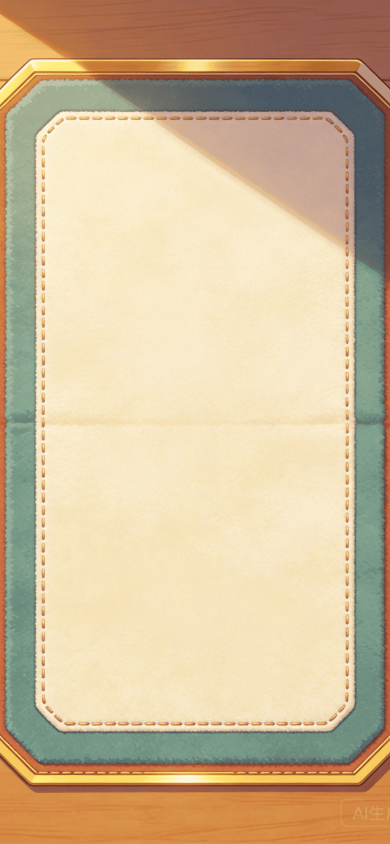
#> input picture minigame/assets/bg_board.png, 780 x 1688 px (shown at 1/2 size)
$ python -i generate_world_tour.py   (imports and definitions only)
#> lines starting #> are read from the running program, lines starting #| are printed output that depends on the picture; after the words box and inside, x2 and y2 are one past the last pixel; in counts of white or black regions, pixels touching at a corner belong together
#!/usr/bin/env python3
"""
《货币图鉴·对对碰》「环游世界」全收集结算 · 8 帧名胜图出图驱动（Seedream / 火山方舟）
===============================================================================
依赖：同目录 volcano_ark.py / base.py；后处理需 Pillow；量化需 pngquant（缺失自动跳过）
前置：必须设置环境变量 ARK_API_KEY

用法：
    export ARK_API_KEY="ark-xxxx"
    python3 generate_world_tour.py --dry-run        # 不调 API，只打印 8 帧 prompt/参数/落盘名 + 模型选择 + 配额 + 水印参数
    python3 generate_world_tour.py                  # 出全部 8 帧，逐帧候选数按 §B.9；按配额/优先级选 5.0 模型
    python3 generate_world_tour.py --only moai      # 只出第 7 帧（也接受 07 / worldtour_07_moai）
    python3 generate_world_tour.py --only moai --candidates 8 --seed 12345
    python3 generate_world_tour.py --install        # 出完后复制到 minigame/assets/remote/worldtour/
    python3 generate_world_tour.py --clean-existing # 对已落盘 worldtour/*.png 重做去水印（零 API 成本）

模型与配额（2026-08-03 起）：
   4.5 当日免费已用满（落盘 8 帧），不再使用；扩展 5.0 两模型，优先级 5.0-pro → 5.0-lite → 4.5。
   每个模型每天 20 张免费额度，持久化到 .quota_state.json（原子落盘）；
   每次请求前选优先级最高且能放下本次 num_images 张的模型，请求成功 used += num_images（按「图」计，非按请求）；
   全部放不下则报错退出，绝不裸调付费额度。
   Seedream 出图右下角「AI生成」平台水印：出图管线与 --clean-existing 均按方案 A 柔边填充去除（先去水印再 pngquant）。

规格来源：design/art/world-tour-assets.md
    §B   逐帧中文 prompt + 禁止项（本文件内的字符串**由脚本从该文档逐字提取生成**，勿手改）
    §B.9 逐帧参数：candidates / detail_level / guidance_scale 三项**逐帧不同**
    §C.2 9:16 直出 1440×2560 → 等比 Lanczos 缩放到 1080×1920，**不裁切**
    §C.3 命名铁律 worldtour_<两位序号>_<slug>.png，序号即播放顺序
    §C.5 postprocess 只缩放；flatten 底色 #1A1614；pngquant --quality 70-90

与 generate_scene_backgrounds.py 的三处**刻意不同**（都不是疏漏）：
  1) 不调 cover_crop —— 9:16 直出与 1080×1920 比例完全一致，裁切纯属损失（§C.5）
  2) flatten 底色由奶油 #F8F5F0 换成暖黑 #1A1614 —— 本批是暗底影片帧（§A.2）
  3) 候选**全部落盘**而非只留第 1 张 —— 本批 3/6/7 帧要 6 候选正是为了人工挑，
     参考脚本 `results[0]` 的写法会把另外 5 张（已付费）直接扔掉。
     产物：worldtour_07_moai.png（= 候选 1，可直接用）+ candidates/worldtour_07_moai_c2..c6.png

合规（§F / world-tour-reward §6）：8 帧均为文化 / 自然地标，无真实钞币、无国旗国徽、
无人物人脸、无文字落款；帧 7 摩艾朝向按史实（背对海，仅一尊侧转面海）为硬约束。
"""
import os
import sys
import json
import shutil
import argparse
import subprocess
from datetime import date
from pathlib import Path

sys.path.insert(0, str(Path(__file__).resolve().parent))
from volcano_ark import (  # noqa: E402
    VolcanoArkGenerator,
    SEEDREAM_45,
    SEEDREAM_50_PRO,
    SEEDREAM_50_LITE,
    BATCH_CAPABLE,
)

# ============ Pillow（后处理 / 去水印必需）============
# 缺失时给出清晰安装指引，而不是让整个脚本在 import 阶段崩溃。
try:
    from PIL import Image, ImageFilter, ImageDraw
    HAVE_PIL = True
except ImportError:
    HAVE_PIL = False
    Image = ImageFilter = ImageDraw = None

SCRIPT_DIR = Path(__file__).resolve().parent
REPO_ROOT = SCRIPT_DIR.parent.parent
# 本地预览目录（§C.4）。build.mjs 已把 assets/remote/ 从 wx 主包排除，上线走 CDN。
INSTALL_DIR = REPO_ROOT / "minigame" / "assets" / "remote" / "worldtour"

SIZE_MAP = {"wt": "9:16"}        # Seedream 直出 1440×2560
TARGET = {"wt": (1080, 1920)}    # 落盘尺寸（等比，零裁切）
STYLE_STRENGTH = 8               # §B.9 全批统一
FLATTEN_BG = (0x1A, 0x16, 0x14)  # §A.2 暖黑底
PNGQUANT_QUALITY = "70-90"       # §C.2
SIZE_BUDGET_KB = 450             # §C.2 单帧体积门槛
TOTAL_BUDGET_KB = 3277           # §C.2 8 帧合计 ≤ 3.2 MB

# ============ 模型优先级（先进优先）============
# 5.0-pro → 5.0-lite → 4.5。4.5 当日免费已用满（落盘 8 帧），自动跳过。
MODEL_PRIORITY = [SEEDREAM_50_PRO, SEEDREAM_50_LITE, SEEDREAM_45]

# ============ 每日配额（核心）============
# 每个模型每天 20 张免费额度；状态持久化到 .quota_state.json。
# 结构: { "YYYY-MM-DD": { "<model_id>": <used_int> } }（系统日期取本地时区）
QUOTA_STATE_PATH = SCRIPT_DIR / ".quota_state.json"
DAILY_LIMIT = 20
# 初始化「今日」计数时对各模型的播种值：
#   4.5 已用满 → 置 20（需求硬性要求，使其自动落到 5.0，绝不裸调 4.5 付费额度）；
#   5.0-pro / 5.0-lite 置 1 → 保守反映本次「轻量探测」各消耗 1 单位免费额度，
#   使管理器不误判剩余额度而越界触发付费（核心原则：绝不裸调付费额度）。
#   若今日某模型已存在记录（非首次运行），则保留其实测值，不覆盖。
QUOTA_SEED = {SEEDREAM_45: 20, SEEDREAM_50_PRO: 1, SEEDREAM_50_LITE: 1}

# ============ 水印去除（方案 A：柔边填充覆盖）============
# Seedream 出图右下角带「AI生成」平台水印，游戏产物不能留。
# 固定比例定位右下角包围盒（基准 1080×1920 → 约 160×70），外扩余量确保完整包住；
# 用 L0 暖黑 #1A1614 + 底部采样均值做填充，高斯模糊 feather 柔边，避免硬矩形穿帮。
# 去水印在 pngquant 压缩之前执行（先去水印再压缩，避免压缩放大水印边缘）。
WM_RATIO_W = 160 / 1080.0     # 水印宽 / 图宽
WM_RATIO_H = 70 / 1920.0      # 水印高 / 图高
WM_MARGIN = 16 / 1080.0       # 额外外扩（图宽比例），避免漏包
WM_FEATHER_RATIO = 0.12       # feather 半径占水印宽比例

# ============ §B.0.2 负向基线（8 帧逐字复用）============
NEG_BASE_WT = (
            "写实照片，摄影，超写实，真实光影，3D 渲染，景深虚化，镜头光晕，光斑，"
            "真实钞票，硬币，钱币，货币符号，金钱元素，"
            "国旗，国徽，政治建筑，军事元素，武器，"
            "人物，人脸，人物特写，五官，人群，人手，"
            "文字，字母，数字，标题，落款，印章，签名，水印，logo，边框，"
            "杂乱细节，密集纹理，噪点，高饱和荧光色，纯白，纯黑，"
            "photorealistic, photograph, realistic, hyperrealistic, 3d render, depth of field, lens flare,"
            "banknote, coin, currency, money, flag, national emblem, human face, people, hands,"
            "text, letters, numbers, watermark, signature, stamp, logo, frame, border,"
            "busy clutter, noise grain, oversaturated"
)

# ============ §B.1–B.8 八帧表（序号即播放顺序，勿按字母序重排）============
FRAMES = [
    dict(
        no=1, slug="fuji", region="asia_afr", title="日本·富士山",
        # §B.1 中文主 prompt（自 design/art/world-tour-assets.md 逐字提取，勿手改）
        prompt=(
            "浮世绘风格化平涂插画，三层剪影构图。前景是几何化的北斋式浪纹，浪头化为规整的弧形与卷曲纯色块，"
            "只取轮廓，不画水花与泡沫细节；中景是一两枝极简樱枝，从画面一侧斜伸入画，花朵化为均匀的圆点笔触；"
            "远景是单色平涂的富士山体，山顶用留白表示积雪，山体一整块平涂不做任何渐变；"
            "天空为一整块平涂色，可有一道极简的水平云带。"
            "整幅只用三个主色加一个点缀色：雾青（山体与远景）、暖米白（雪顶留白与天空）、深墨青（前景浪纹），"
            "点缀色为柔粉（樱花）。构图重心落在画面中上部，画面下方五分之二为浪纹的低对比度暗色延展区，"
            "安静、无高光斑、无高频细节。"
            "扁平平涂，几何化造型，矢量感干净边缘，大色块，单色平涂不做写实渐变，柔和环境光，"
            "旅行手账明信片质感，游戏美术资产，竖构图 9:16。"
        ),
        # 禁止项 = NEG_BASE_WT + 本帧增补（同上，逐字提取）
        neg_extra=(
            "，无写实海浪，无浪花泡沫，无真实富士山照片，无船只，无神社，无鸟居，无灯笼，"
            "无日文字符，无假名，无汉字，无红色落款印章，无浮世绘题跋，无人物"
        ),
        candidates=4, detail_level=6, guidance_scale=7.5,
        note="浪纹需结构层次",
    ),
    dict(
        no=2, slug="greatwall", region="asia_afr", title="中国·长城",
        # §B.2 中文主 prompt（自 design/art/world-tour-assets.md 逐字提取，勿手改）
        prompt=(
            "水墨风格化平涂插画。山脊用淡墨横扫的平涂色块表现，由近及远三到四层，层与层之间用留白雾气隔断，"
            "越远的一层越淡，最远一层淡到近乎留白；长城化为沿山脊起伏延伸的等距梯形序列，"
            "垛口为规整的阶梯状矩形错位，只取轮廓剪影，不画砖石纹理、不画瓦片、不画台阶细节；"
            "城墙线在画面中部形成一条清晰的横向走势。"
            "整幅只用三个主色加一个点缀色：淡墨灰（远山）、雾白（雾气与留白）、苔绿（近景山体），"
            "点缀色为暖赭（城墙线）。构图重心落在画面中部偏上，画面下方五分之二为最近一层山体的"
            "低对比度暗色延展区，安静、无高频细节。"
            "扁平平涂，几何化造型，矢量感干净边缘，大色块，单色平涂不做写实渐变，柔和环境光，"
            "旅行手账明信片质感，游戏美术资产，竖构图 9:16。"
        ),
        # 禁止项 = NEG_BASE_WT + 本帧增补（同上，逐字提取）
        neg_extra=(
            "，无砖石纹理，无瓦片，无写实城墙照片，无游客，无人物，无汉字，无书法，无红色印章落款，"
            "无国旗，无旗帜，无烽火台旗杆，无城楼牌匾，无现代建筑，无电线"
        ),
        candidates=4, detail_level=6, guidance_scale=7.5,
        note="水墨层次需细节余量",
    ),
    dict(
        no=3, slug="kilimanjaro", region="asia_afr", title="坦桑尼亚·乞力马扎罗",
        # §B.3 中文主 prompt（自 design/art/world-tour-assets.md 逐字提取，勿手改）
        prompt=(
            "水彩大色块风格化插画，横向三段式构图。底部是偏深的暖赭色平涂草原，整体压暗，"
            "不要明亮的金黄色，只用一两道更深的色带暗示地势起伏；中部是二到三棵金合欢树的伞形剪影，"
            "树冠化为扁平的半椭圆几何色块，树干为极细的直线，树与树之间拉开距离；"
            "顶部是乞力马扎罗宽缓的山体，山肩用一整块冷白平涂表示常年不化的雪冠，"
            "山体与天空之间留一道浅色雾带把远近隔开。画面中完全没有任何动物。"
            "整幅只用三个主色加一个点缀色：偏深暖赭（草原）、深橄榄（树冠剪影）、冷白（雪冠），"
            "点缀色为淡金（天光）。构图重心落在画面中上部的山体与树冠，"
            "画面下方五分之二为草原的低对比度延展区，安静、无高光斑、无高频细节、无草叶纹理。"
            "扁平平涂，几何化造型，矢量感干净边缘，大色块，水彩边缘柔和但不做写实渐变，柔和环境光，"
            "旅行手账明信片质感，游戏美术资产，竖构图 9:16。"
        ),
        # 禁止项 = NEG_BASE_WT + 本帧增补（同上，逐字提取）
        neg_extra=(
            "，无动物，无长颈鹿，无大象，无斑马，无狮子，无羚羊，无犀牛，无鸟，无兽群，无剪影动物，"
            "无人物，无部落，无吉普车，无帐篷，无写实草原照片，无草叶细节，无明亮金黄草原"
        ),
        candidates=6, detail_level=5, guidance_scale=8,
        note="零动物 = 强减法约束",
    ),
    dict(
        no=4, slug="santorini", region="euro", title="希腊·圣托里尼",
        # §B.4 中文主 prompt（自 design/art/world-tour-assets.md 逐字提取，勿手改）
        prompt=(
            "纯几何构成的风格化平涂插画。白色半圆穹顶、白色矩形墙体、深靛蓝色弧形屋顶，"
            "三种几何元素阶梯状错落排布在一条向画面一侧向下延伸的悬崖曲线上，"
            "只取体块与轮廓，不画窗格、不画门、不画栏杆、不画台阶扶手等任何细节；"
            "悬崖为一整块暖灰平涂；画面下方是单色平涂的深靛蓝海面，海天之间一条清晰干净的水平分界线；"
            "天空为一整块浅色平涂，天空中不放任何元素。"
            "整幅只用三个主色加一个点缀色：暖白（墙体与穹顶）、深靛蓝（弧顶与海面）、暖灰（悬崖），"
            "点缀色为浅赭（阶梯与错落处的暗面）。构图重心落在画面中部的建筑群，"
            "画面下方五分之二为海面的低对比度延展区，安静、无波光、无高光斑、无水纹。"
            "扁平平涂，几何化造型，矢量感干净边缘，大色块，单色平涂不做写实渐变，柔和环境光，"
            "旅行手账明信片质感，游戏美术资产，竖构图 9:16。"
        ),
        # 禁止项 = NEG_BASE_WT + 本帧增补（同上，逐字提取）
        neg_extra=(
            "，无人物，无游客，无写实建筑照片，无窗格，无门窗细节，无栏杆，无花草，无盆栽，无九重葛，"
            "无十字架，无宗教符号，无钟楼十字，无船只，无海浪泡沫，无水面反光，无希腊文字，无风车"
        ),
        candidates=4, detail_level=5, guidance_scale=7.5,
        note="纯白墙体，注意亮度门",
    ),
    dict(
        no=5, slug="landwasser", region="euro", title="瑞士·Landwasser 高架桥",
        # §B.5 中文主 prompt（自 design/art/world-tour-assets.md 逐字提取，勿手改）
        prompt=(
            "冷调几何构成的风格化平涂插画。画面主体是瑞士 Landwasser 高架桥：一座由多个等距石拱组成的浅灰青色铁路高架桥，"
            "从画面左侧山崖水平延伸至右侧，桥墩垂直落入深谷；一列极简的红色冰川列车正行驶在桥上，只取车厢轮廓，不画车窗细节。"
            "桥的后方与下方弥漫着冷调云雾，远处露出两到三座覆雪山峰的钝角剪影，山形浑圆、有积雪覆盖，不呈尖锐三角。"
            "天空为一整块冷调浅色平涂。"
            "整幅只用三个主色加一个点缀色：雾蓝灰（桥体与远山）、冷白（云雾与雪）、淡青（天空与深谷），"
            "点缀色为暖红（列车）。构图重心落在画面中部的桥与列车，画面下方五分之二为云雾与深谷的低对比度暗色延展区，"
            "安静、无高频细节、无岩石纹理。"
            "扁平平涂，几何化造型，矢量感干净边缘，大色块，单色平涂不做写实渐变，柔和环境光，"
            "旅行手账明信片质感，游戏美术资产，竖构图 9:16。"
        ),
        # 禁止项 = NEG_BASE_WT + 本帧增补（同上，逐字提取）
        neg_extra=(
            "，无金字塔，无埃及式三角几何体，无三角形纪念碑，无真实桥梁照片，无砖石纹理，"
            "无铁轨枕木，无车窗细节，无人物，无瑞士十字，无镜头光晕，无太阳光束"
        ),
        candidates=5, detail_level=5, guidance_scale=7.5,
        note="桥拱等距 + 红色列车醒目",
    ),
    dict(
        no=6, slug="xochimilco", region="amer", title="墨西哥·霍奇米尔科水乡",
        # §B.6 中文主 prompt（自 design/art/world-tour-assets.md 逐字提取，勿手改）
        prompt=(
            "俯视视角的几何构成风格化平涂插画，没有透视灭点，完全平面化。"
            "水道把画面切成规整的矩形网格，水面为单色平涂的深青绿；网格之间是一块块浮田，"
            "每块浮田为一整块比水道明度更高的草绿平涂，边缘用一道更深的绿线勾出；"
            "水道中散布四到五只细长的彩色长条，代表花船，只用纯色块表示，"
            "不画船身细节、不画顶棚、不画花朵、不画船夫；少量浮田上有极简的圆点排列表示植株。"
            "整幅只用三个主色加一个点缀色：深青绿（水道）、草绿（浮田）、暖赭（田埂），"
            "点缀色为陶土红与暖黄（花船，仅两三处小面积）。构图重心落在画面中部的网格交汇处，"
            "画面下方五分之二为水道网格的低对比度延展区，安静、无水面反光、无高光斑、无高频细节。"
            "扁平平涂，几何化造型，矢量感干净边缘，大色块，单色平涂不做写实渐变，柔和环境光，"
            "旅行手账明信片质感，游戏美术资产，竖构图 9:16。"
        ),
        # 禁止项 = NEG_BASE_WT + 本帧增补（同上，逐字提取）
        neg_extra=(
            "，无人物，无船夫，无游客，无写实航拍照片，无卫星图，无水面倒影，无波纹，无花卉细节，"
            "无建筑，无房屋，无墨西哥文字，无骷髅图案，无亡灵节元素，无万寿菊花环，无阿兹特克纹样，"
            "无高饱和荧光绿"
        ),
        candidates=6, detail_level=5, guidance_scale=7.5,
        note="三重减法约束",
    ),
    dict(
        no=7, slug="moai", region="amer", title="智利·复活节岛摩艾",
        # §B.7 中文主 prompt（自 design/art/world-tour-assets.md 逐字提取，勿手改）
        prompt=(
            "侧逆光剪影风格化平涂插画。画面中景偏下有一列四到五尊摩艾石像，立在一道低矮的长条石台上，"
            "所有石像都背对身后的海平线、正面朝向画面外的内陆方向，海平线在石像身后并被石像遮挡；"
            "只有最右侧的一尊侧转九十度，侧影望向身后的海。"
            "所有石像一律为一整块深色剪影，不刻五官、不画眼睛、不画嘴、不画表情、不画身体纹样，"
            "只保留头部与肩部轮廓的方正转折。海平线为一道清晰的水平线，海面为单色平涂。"
            "天空占据画面上半部，用二到三段暖橙色水平色带表示天光层次，段与段之间边界柔和，"
            "不做写实渐变，天空中不放太阳圆盘、不放云。"
            "整幅只用三个主色加一个点缀色：暖橙（天空）、深褐黑（石像与石台剪影）、暗蓝紫（海面），"
            "点缀色为淡金（天际线一线）。构图重心落在画面中部的石像队列，"
            "画面下方五分之二为石台与前景地面的低对比度暗色延展区，安静、无高频细节、无草地纹理。"
            "扁平平涂，几何化造型，矢量感干净边缘，大色块，单色平涂不做写实渐变，柔和环境光，"
            "旅行手账明信片质感，游戏美术资产，竖构图 9:16。"
        ),
        # 禁止项 = NEG_BASE_WT + 本帧增补（同上，逐字提取）
        neg_extra=(
            "，石像不得面朝海面，不得只见背影，不得背对观者，"
            "无五官，无眼睛，无嘴，无鼻孔，无表情，无面部高光，无雕刻纹路，"
            "无人物，无游客，无写实照片，无岩石纹理，无草地细节，无太阳圆盘，无光晕，无云，"
            "无写实渐变天空，无红帽子普卡奥细节"
        ),
        candidates=6, detail_level=4, guidance_scale=8,
        note="朝向为史实硬约束，最高废片率",
    ),
    dict(
        no=8, slug="whale", region="amer", title="阿根廷·瓦尔德斯半岛的鲸",
        # §B.8 中文主 prompt（自 design/art/world-tour-assets.md 逐字提取，勿手改）
        prompt=(
            "极简风格化平涂插画，整幅画面极度安静。画面大部分是一整块深蓝色平涂的海面，"
            "海平线位于画面上方三分之一处，海平线以上的天空为一整块比海面略浅的雾蓝平涂，"
            "天空中不放任何元素，没有云、没有太阳、没有鸟。"
            "海面中偏上的位置有一道弧形的鲸背破水而出，鲸背为一整条平滑的深色弧形色块，"
            "弧形的一侧接一片简化的三角形尾鳍；破水交界处的水花用五到八个大小不等的圆点组成的"
            "几何点阵表示，不画泡沫、不画水纹、不画飞溅。"
            "整幅画面严格只用三种颜色：深蓝（海面）、浅雾蓝（天空）、近黑的深蓝（鲸背与尾鳍剪影），"
            "不加任何第四种点缀色。构图重心落在画面中上部的鲸背，"
            "画面下方五分之二为空旷的海面，是完全留白式的低对比度延展区，"
            "安静、无波纹、无高光、无任何元素。"
            "扁平平涂，几何化造型，矢量感干净边缘，大色块，单色平涂不做写实渐变，柔和环境光，"
            "旅行手账明信片质感，游戏美术资产，竖构图 9:16。"
        ),
        # 禁止项 = NEG_BASE_WT + 本帧增补（同上，逐字提取）
        neg_extra=(
            "，无写实鲸鱼，无鲸鱼皮肤细节，无藤壶，无眼睛，无喷水柱，无水柱，无飞溅浪花，无泡沫，"
            "无船只，无小艇，无海鸥，无飞鸟，无人物，无观鲸者，无海岸线，无岩石，无水面反光，"
            "无云，无太阳，无第四种颜色，无点缀色"
        ),
        candidates=4, detail_level=4, guidance_scale=7.5,
        note="全片最安静，不可砍",
    ),
]


def frame_key(f: dict) -> str:
    """落盘主名（不含扩展名）。§C.3 铁律：两位补零 + 序号即播放顺序。"""
    return f"worldtour_{f['no']:02d}_{f['slug']}"


def build_negative(f: dict) -> str:
    """禁止项 = NEG_BASE_WT 逐字复用 + 本帧增补（增补串自带前导「，」）。"""
    return f"{NEG_BASE_WT}{f['neg_extra']}"


# [79 lines left out: functions resolve_only, scale_only, flatten_on_ink, postprocess, quantize, download, not called in this run]


def kb(path: Path) -> int:
    return (path.stat().st_size + 512) // 1024


# ===================== 每日配额管理（核心）=====================
class QuotaExhausted(Exception):
    """当日所有模型免费额度已满，停止以避免触发付费额度。"""


def today_key() -> str:
    """系统日期（本地时区）YYYY-MM-DD。"""
    return date.today().isoformat()


# [75 lines left out: functions load_quota_state, save_quota_state_atomic, ensure_today_seed, select_model, increment_used, simulate_allocation, not called in this run]


# ===================== 水印去除（方案 A：柔边填充）=====================
def watermark_bbox(w: int, h: int):
    """右下角水印包围盒（含外扩余量）与 feather 半径。固定比例，基于 1080×1920。"""
    bw = int(round(w * WM_RATIO_W)) + int(round(w * WM_MARGIN))
    bh = int(round(h * WM_RATIO_H)) + int(round(h * WM_MARGIN))
    x0 = max(0, w - bw)
    y0 = max(0, h - bh)
    feather = max(3, int(round(bw * WM_FEATHER_RATIO)))
    return (x0, y0, w, h), feather


def _sample_fill_color(im) -> tuple:
    """
    取底部、且避开右下角水印的区域的均值作为填充基准色（≈ L0 暖黑延展区）。
    与本批「画面下方五分之二为低对比度暗色延展区」一致，填充后不穿帮。
    再与 L0 暖黑混合，保证偏暗、稳妥。
    """
    w, h = im.size
    region = im.crop((0, int(h * 0.86), int(w * 0.6), h)).convert("RGB")
    mean = tuple(int(c) for c in region.resize((1, 1)).getpixel((0, 0)))
    return tuple((a + b) // 2 for a, b in zip(FLATTEN_BG, mean))


def remove_watermark(im):
    """
    去除 Seedream 出图右下角「AI生成」平台水印（方案 A）。
    固定比例定位右下角包围盒 → 建硬 mask → 高斯模糊得到 feather 柔边 →
    用 L0 暖黑 + 底部采样均值做整块填充，按 feather mask 合成，避免硬矩形穿帮。
    """
    if not HAVE_PIL:
        raise RuntimeError(
            "去水印需要 Pillow，但本机未安装。\n"
            "请先安装：  pip install Pillow\n"
            "（仅去水印/后处理需要；出图主体逻辑不依赖它。）"
        )
    w, h = im.size
    (x0, y0, x1, y1), feather = watermark_bbox(w, h)
    fill = _sample_fill_color(im)
    mask = Image.new("L", (w, h), 0)
    ImageDraw.Draw(mask).rectangle([x0, y0, x1, y1], fill=255)
    mask = mask.filter(ImageFilter.GaussianBlur(feather))  # 柔边 feather
    layer = Image.new("RGB", (w, h), fill)
    out = Image.composite(layer, im.convert("RGB"), mask)
    return out


# [288 lines left out: functions clean_existing, render_one, main, not called in this run]


# [2 lines not run here, left out]

>>> from PIL import Image
>>> picture = Image.open('../../minigame/assets/bg_board.png')
#> picture is the input picture: PIL image 780x1688 P; mean R, G, B 207.9, 186.2, 152
>>> result = remove_watermark(picture)
#> in _sample_fill_color, `region = im.crop((0, int(h * 0.86), int(w * 0.6), h)).convert("RGB")`:
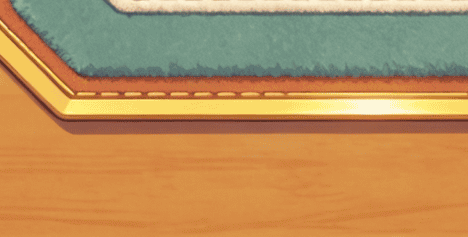
#> region: PIL image 468x237 RGB; mean R, G, B 184.5, 142.6, 91.3
#> in _sample_fill_color, `mean = tuple(int(c) for c in region.resize((1, 1)).getpixel((0, 0)))`: mean = (185, 142, 90)
#> in remove_watermark, `fill = _sample_fill_color(im)`: fill = (105, 82, 55)
#> in remove_watermark, `mask = Image.new("L", (w, h), 0)`: mask: PIL image 780x1688 L; every value is 0
#> in remove_watermark, `ImageDraw.Draw(mask).rectangle([x0, y0, x1, y1], fill=255)`:
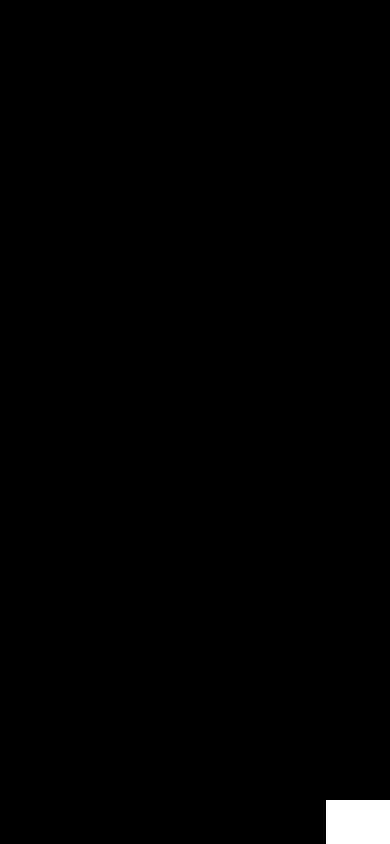
#> mask: PIL image 780x1688 L (shown at 1/2 size); 0.85% white; 1 white region, box (x1, y1, x2, y2) and area: (652, 1601, 780, 1688) 11136
#> in remove_watermark, `layer = Image.new("RGB", (w, h), fill)`:
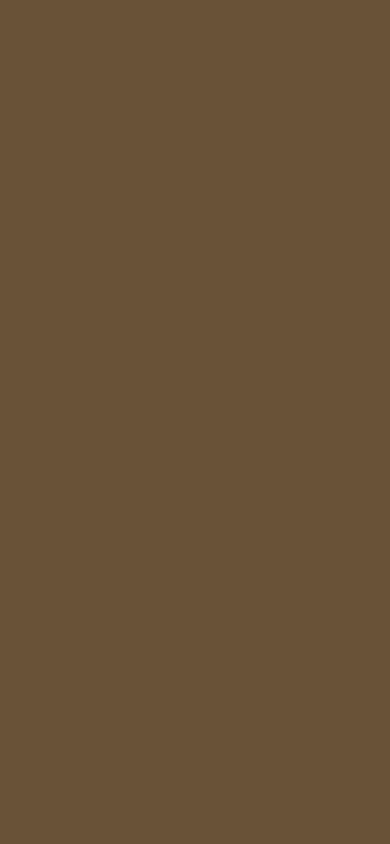
#> layer: PIL image 780x1688 RGB (shown at 1/2 size); mean R, G, B 105, 82, 55
